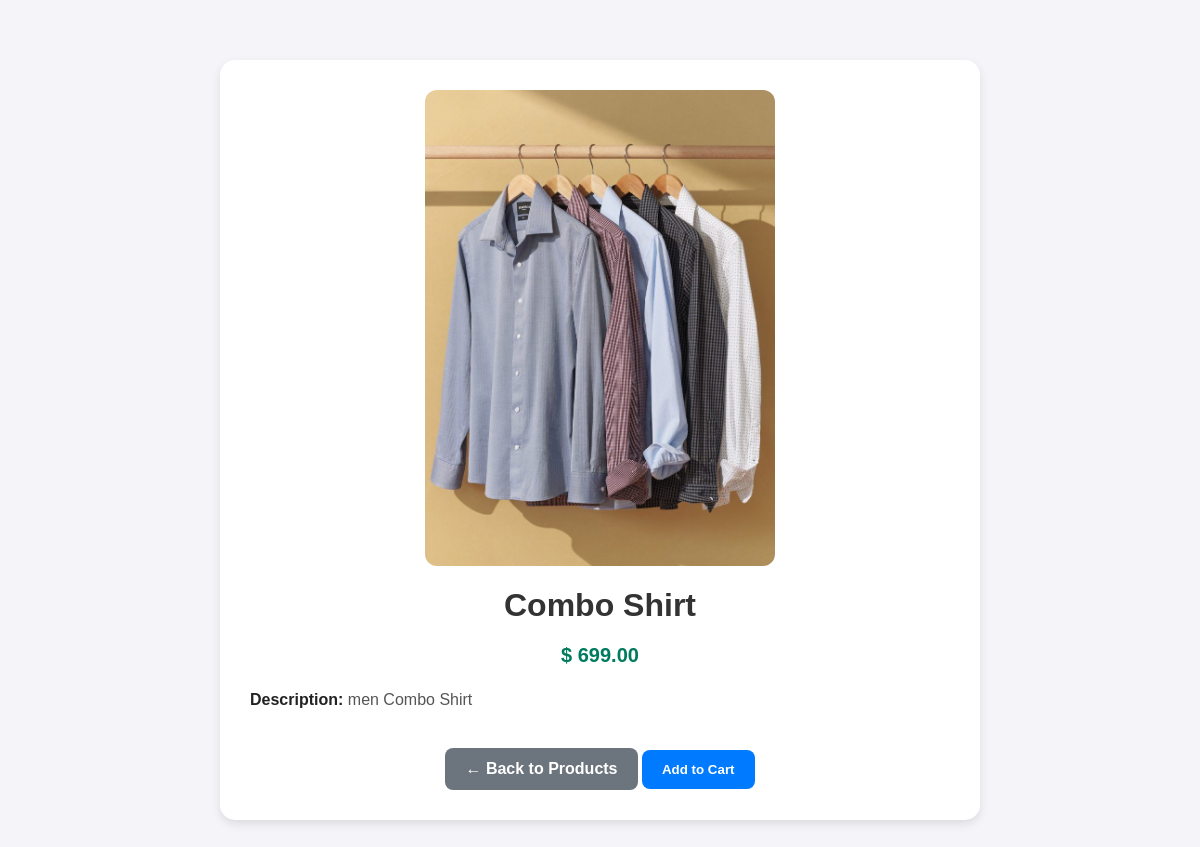
Page /product/3/ on the committed database.
### finalapp/models.py (models this page shows, shortened)
class SingleProduct(models.Model):
    title = models.CharField(max_length=200)
    description = models.TextField()
    price = models.DecimalField(max_digits=10, decimal_places=2)
    image = models.ImageField(upload_to='products/')

### finalapp/views.py (the view)
# urls.py: path('product/<int:product_id>/', views.product_detail, name='product_detail'),
def product_detail(request,product_id):
    product = get_object_or_404(SingleProduct, id=product_id)
    return render(request, 'product_deatil.html', {'product': product})

### finalapp/templates/product_deatil.html (shortened to what this page needs)
<!DOCTYPE html>
<html lang="en">
<head>
</head>
<body>
    <div class="container">
        <div class="product-image">
            <img src="{{ product.image.url }}" alt="{{ product.title }}">
        </div>
        <h1>{{ product.title }}</h1>
        <p class="price">$ {{ product.price }}</p>
        <p><strong>Description:</strong> {{ product.description }}</p>
        <div class="button-group">
            <a href="{% url 'product_list' %}" class="btn btn-secondary">← Back to Products</a>
            <form method="post" action="{% url 'add_to_cart' product.id %}" style="display:inline;">
                <button type="submit" class="btn btn-primary">Add to Cart</button>
            </form>
        </div>
    </div>
</body>
</html>

### finalapp/templates/product_deatil.html (style rules this page uses)
body { font-family: 'Poppins', sans-serif; background-color: #f4f4f9; margin: 0; padding: 0; }
.container { max-width: 700px; margin: 60px auto; background: #fff; border-radius: 15px; box-shadow: 0 4px 10px rgba(0,0,0,0.1); overflow: hidden; padding: 30px; }
.product-image { display: flex; justify-content: center; margin-bottom: 20px; }
.product-image img { width: 100%; max-width: 350px; border-radius: 12px; object-fit: cover; }
h1 { text-align: center; color: #333; margin-bottom: 10px; }
p { font-size: 16px; color: #555; line-height: 1.6; }
strong { color: #222; }
.price { font-size: 20px; color: #007b5e; font-weight: bold; margin: 15px 0; text-align: center; }
.btn { display: inline-block; text-decoration: none; padding: 12px 20px; border-radius: 8px; font-weight: bold; text-align: center; transition: 0.3s ease; }
.btn-primary { background-color: #007bff; color: white; border: none; }
.btn-secondary { background-color: #6c757d; color: white; margin-top: 10px; }
.button-group { text-align: center; margin-top: 25px; }

### rows in the picture
SingleProduct: image (picture), title "Combo Shirt", price "699.00", description "men Combo Shirt"
